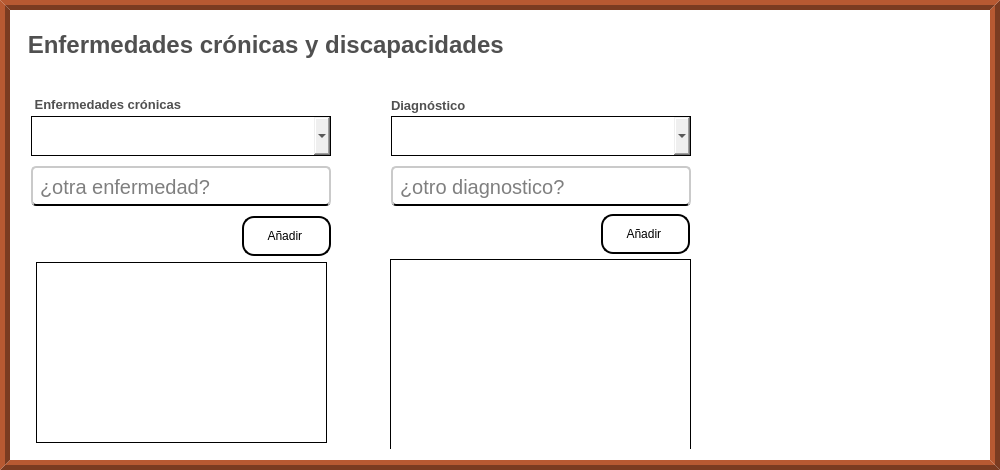
              <widget class="QFrame" name="info_medica">
               <property name="sizePolicy">
                <sizepolicy hsizetype="Preferred" vsizetype="Preferred">
                 <horstretch>0</horstretch>
                 <verstretch>0</verstretch>
                </sizepolicy>
               </property>
               <property name="minimumSize">
                <size>
                 <width>1000</width>
                 <height>470</height>
                </size>
               </property>
               <property name="styleSheet">
                <string notr="true">QFrame{
	background-color: rgb(255, 255, 255);
	border:10px ridge rgb(122, 59, 33);
}</string>
               </property>
               <property name="frameShape">
                <enum>QFrame::NoFrame</enum>
               </property>
               <property name="frameShadow">
                <enum>QFrame::Raised</enum>
               </property>
               <layout class="QVBoxLayout" name="verticalLayout_10">
                <property name="topMargin">
                 <number>20</number>
                </property>
                <item alignment="Qt::AlignLeft">
                 <widget class="QLabel" name="label_titulo_info_medica">
                  <property name="maximumSize">
                   <size>
                    <width>16777215</width>
                    <height>30</height>
                   </size>
                  </property>
                  <property name="font">
                   <font>
                    <family>Arial</family>
                    <pointsize>18</pointsize>
                    <weight>75</weight>
                    <bold>true</bold>
                   </font>
                  </property>
                  <property name="styleSheet">
                   <string notr="true">QLabel{
	
	
	color: rgb(80, 80, 80);
	border:none;
	border-color: #ffffff;


}
</string>
                  </property>
                  <property name="text">
                   <string> Enfermedades crónicas y discapacidades</string>
                  </property>
                  <property name="scaledContents">
                   <bool>false</bool>
                  </property>
                  <property name="alignment">
                   <set>Qt::AlignCenter</set>
                  </property>
                  <property name="wordWrap">
                   <bool>false</bool>
                  </property>
                 </widget>
                </item>
                <item>
                 <widget class="QFrame" name="preguntas_info_medica">
                  <property name="styleSheet">
                   <string notr="true">border-radius:0px;
/*border:1px solid;*/
border:none;</string>
                  </property>
                  <property name="frameShape">
                   <enum>QFrame::StyledPanel</enum>
                  </property>
                  <property name="frameShadow">
                   <enum>QFrame::Raised</enum>
                  </property>
                  <widget class="QLabel" name="label_diagnostico">
                   <property name="geometry">
                    <rect>
                     <x>370</x>
                     <y>31</y>
                     <width>74</width>
                     <height>16</height>
                    </rect>
                   </property>
                   <property name="maximumSize">
                    <size>
                     <width>16777215</width>
                     <height>20</height>
                    </size>
                   </property>
                   <property name="font">
                    <font>
                     <family>Arial</family>
                     <pointsize>10</pointsize>
                     <weight>75</weight>
                     <bold>true</bold>
                    </font>
                   </property>
                   <property name="styleSheet">
                    <string notr="true">QLabel{
	
	color: rgb(80, 80, 80);

	border-color: #ffffff;


}
</string>
                   </property>
                   <property name="text">
                    <string>Diagnóstico</string>
                   </property>
                   <property name="scaledContents">
                    <bool>false</bool>
                   </property>
                  </widget>
                  <widget class="QComboBox" name="boton_enfermedades">
                   <property name="geometry">
                    <rect>
                     <x>10</x>
                     <y>50</y>
                     <width>300</width>
                     <height>40</height>
                    </rect>
                   </property>
                   <property name="sizePolicy">
                    <sizepolicy hsizetype="Fixed" vsizetype="Fixed">
                     <horstretch>0</horstretch>
                     <verstretch>0</verstretch>
                    </sizepolicy>
                   </property>
                   <property name="minimumSize">
                    <size>
                     <width>300</width>
                     <height>40</height>
                    </size>
                   </property>
                   <property name="styleSheet">
                    <string notr="true">QComboBox{

	font: 75 10pt &quot;Arial&quot;;
	padding-left:15px;
	border:1px solid #000000 ;
}

QComboBox:focus {
    border: 2px solid #0078d7;   /* Borde azul cuando está en foco */
    background-color: #e0f7ff;   /* Fondo azul claro */
}

QComboBox:focus {
    border: 2px solid #0078d7;   /* Borde azul cuando está en foco */
    background-color: #e0f7ff;   /* Fondo azul claro */
}




QComboBox QAbstractItemView {
    border: 1px solid #ccc;
    background-color: white;
    color: #333;
    padding: 5px;  /* Margen interno de la lista */
    spacing: 10px; /* Espaciado entre los elementos (algunas versiones de Qt lo admiten) */
}

QComboBox QAbstractItemView::item {
    padding: 8px; /* Espaciado interno de cada elemento */
    margin: 4px; /* Separación entre los elementos */
}

QComboBox QAbstractItemView::item:hover {
    background-color: #c5c1c1;
    color: white;
}</string>
                   </property>
                   <property name="editable">
                    <bool>false</bool>
                   </property>
                   <property name="currentText">
                    <string/>
                   </property>
                   <property name="currentIndex">
                    <number>-1</number>
                   </property>
                   <property name="insertPolicy">
                    <enum>QComboBox::NoInsert</enum>
                   </property>
                   <property name="iconSize">
                    <size>
                     <width>40</width>
                     <height>40</height>
                    </size>
                   </property>
                   <property name="placeholderText">
                    <string/>
                   </property>
                  </widget>
                  <widget class="QComboBox" name="boton_diagnostico">
                   <property name="geometry">
                    <rect>
                     <x>370</x>
                     <y>50</y>
                     <width>300</width>
                     <height>40</height>
                    </rect>
                   </property>
                   <property name="sizePolicy">
                    <sizepolicy hsizetype="Fixed" vsizetype="Fixed">
                     <horstretch>0</horstretch>
                     <verstretch>0</verstretch>
                    </sizepolicy>
                   </property>
                   <property name="minimumSize">
                    <size>
                     <width>300</width>
                     <height>40</height>
                    </size>
                   </property>
                   <property name="styleSheet">
                    <string notr="true">QComboBox{

	font: 75 10pt &quot;Arial&quot;;
	padding-left:15px;
	border:1px solid #000000 ;
}

QComboBox:focus {
    border: 2px solid #0078d7;   /* Borde azul cuando está en foco */
    background-color: #e0f7ff;   /* Fondo azul claro */
}

QComboBox:focus {
    border: 2px solid #0078d7;   /* Borde azul cuando está en foco */
    background-color: #e0f7ff;   /* Fondo azul claro */
}




QComboBox QAbstractItemView {
    border: 1px solid #ccc;
    background-color: white;
    color: #333;
    padding: 5px;  /* Margen interno de la lista */
    spacing: 10px; /* Espaciado entre los elementos (algunas versiones de Qt lo admiten) */
}

QComboBox QAbstractItemView::item {
    padding: 8px; /* Espaciado interno de cada elemento */
    margin: 4px; /* Separación entre los elementos */
}

QComboBox QAbstractItemView::item:hover {
    background-color: #c5c1c1;
    color: white;
}</string>
                   </property>
                   <property name="editable">
                    <bool>false</bool>
                   </property>
                   <property name="currentText">
                    <string/>
                   </property>
                   <property name="currentIndex">
                    <number>-1</number>
                   </property>
                   <property name="insertPolicy">
                    <enum>QComboBox::NoInsert</enum>
                   </property>
                   <property name="iconSize">
                    <size>
                     <width>40</width>
                     <height>40</height>
                    </size>
                   </property>
                   <property name="placeholderText">
                    <string/>
                   </property>
                  </widget>
                  <widget class="QLineEdit" name="input_otra_enfermedad">
                   <property name="geometry">
                    <rect>
                     <x>10</x>
                     <y>100</y>
                     <width>300</width>
                     <height>40</height>
                    </rect>
                   </property>
                   <property name="sizePolicy">
                    <sizepolicy hsizetype="Fixed" vsizetype="Fixed">
                     <horstretch>0</horstretch>
                     <verstretch>0</verstretch>
                    </sizepolicy>
                   </property>
                   <property name="minimumSize">
                    <size>
                     <width>300</width>
                     <height>40</height>
                    </size>
                   </property>
                   <property name="font">
                    <font>
                     <family>Arial</family>
                     <pointsize>15</pointsize>
                     <weight>50</weight>
                     <italic>false</italic>
                     <bold>false</bold>
                    </font>
                   </property>
                   <property name="styleSheet">
                    <string notr="true">QLineEdit{
	font: 15pt &quot;Arial&quot;;
	
	background-color: rgb(255, 255, 255);
	border-radius:5px;
	padding-left: 5px;
 padding-right:5px;
	padding-top:1px;
	border-bottom:2px solid black  ;
	border-top: 2px solid rgb(202, 202, 202);
	border-left: 2px solid rgb(202, 202, 202);
	border-right: 2px solid rgb(202, 202, 202);

}

QLineEdit:focus{

	border: 2px solid rgb(17, 192, 255)



}
</string>
                   </property>
                   <property name="text">
                    <string/>
                   </property>
                   <property name="placeholderText">
                    <string>¿otra enfermedad?</string>
                   </property>
                  </widget>
                  <widget class="QLineEdit" name="input_otro_diagnostico">
                   <property name="geometry">
                    <rect>
                     <x>370</x>
                     <y>100</y>
                     <width>300</width>
                     <height>40</height>
                    </rect>
                   </property>
                   <property name="sizePolicy">
                    <sizepolicy hsizetype="Fixed" vsizetype="Fixed">
                     <horstretch>0</horstretch>
                     <verstretch>0</verstretch>
                    </sizepolicy>
                   </property>
                   <property name="minimumSize">
                    <size>
                     <width>300</width>
                     <height>40</height>
                    </size>
                   </property>
                   <property name="font">
                    <font>
                     <family>Arial</family>
                     <pointsize>15</pointsize>
                     <weight>50</weight>
                     <italic>false</italic>
                     <bold>false</bold>
                    </font>
                   </property>
                   <property name="styleSheet">
                    <string notr="true">QLineEdit{
	font: 15pt &quot;Arial&quot;;
	background-color: rgb(255, 255, 255);
	border-radius:5px;
	padding-left: 5px;
 padding-right:5px;
	padding-top:1px;
	border-bottom:2px solid black  ;
	border-top: 2px solid rgb(202, 202, 202);
	border-left: 2px solid rgb(202, 202, 202);
	border-right: 2px solid rgb(202, 202, 202);

}

QLineEdit:focus{

	border: 2px solid rgb(17, 192, 255)



}
</string>
                   </property>
                   <property name="placeholderText">
                    <string>¿otro diagnostico?</string>
                   </property>
                  </widget>
                  <widget class="QPushButton" name="boton_anadir_diagnostico">
                   <property name="geometry">
                    <rect>
                     <x>580</x>
                     <y>148</y>
                     <width>89</width>
                     <height>40</height>
                    </rect>
                   </property>
                   <property name="sizePolicy">
                    <sizepolicy hsizetype="Fixed" vsizetype="Fixed">
                     <horstretch>0</horstretch>
                     <verstretch>0</verstretch>
                    </sizepolicy>
                   </property>
                   <property name="minimumSize">
                    <size>
                     <width>0</width>
                     <height>40</height>
                    </size>
                   </property>
                   <property name="cursor">
                    <cursorShape>PointingHandCursor</cursorShape>
                   </property>
                   <property name="styleSheet">
                    <string notr="true">QPushButton{

	
	font: 75 10pt &quot;Arial&quot;;
	border-color:rgb(0, 0, 0);
	border:2px solid;
	border-radius:12px;

}

QPushButton:hover{

	
	background-color: rgb(184, 184, 184);

}</string>
                   </property>
                   <property name="text">
                    <string>Añadir </string>
                   </property>
                   <property name="icon">
                    <iconset>
                     <normaloff>../recursos_de_imagenes/iconos_de_interfaz/circulo_mas.png</normaloff>../recursos_de_imagenes/iconos_de_interfaz/circulo_mas.png</iconset>
                   </property>
                   <property name="iconSize">
                    <size>
                     <width>40</width>
                     <height>20</height>
                    </size>
                   </property>
                  </widget>
                  <widget class="QLabel" name="label_enfermedades">
                   <property name="geometry">
                    <rect>
                     <x>10</x>
                     <y>30</y>
                     <width>156</width>
                     <height>16</height>
                    </rect>
                   </property>
                   <property name="maximumSize">
                    <size>
                     <width>16777215</width>
                     <height>20</height>
                    </size>
                   </property>
                   <property name="font">
                    <font>
                     <family>Arial</family>
                     <pointsize>10</pointsize>
                     <weight>75</weight>
                     <bold>true</bold>
                    </font>
                   </property>
                   <property name="styleSheet">
                    <string notr="true">QLabel{
	
	color: rgb(80, 80, 80);
	border-color: #ffffff;


}
</string>
                   </property>
                   <property name="text">
                    <string> Enfermedades crónicas </string>
                   </property>
                   <property name="scaledContents">
                    <bool>false</bool>
                   </property>
                  </widget>
                  <widget class="QPushButton" name="boton_anadir_enfermedad">
                   <property name="geometry">
                    <rect>
                     <x>221</x>
                     <y>150</y>
                     <width>89</width>
                     <height>40</height>
                    </rect>
                   </property>
                   <property name="sizePolicy">
                    <sizepolicy hsizetype="Fixed" vsizetype="Fixed">
                     <horstretch>0</horstretch>
                     <verstretch>0</verstretch>
                    </sizepolicy>
                   </property>
                   <property name="minimumSize">
                    <size>
                     <width>0</width>
                     <height>40</height>
                    </size>
                   </property>
                   <property name="cursor">
                    <cursorShape>PointingHandCursor</cursorShape>
                   </property>
                   <property name="styleSheet">
                    <string notr="true">QPushButton{

	
	font: 75 10pt &quot;Arial&quot;;
	border-color:rgb(0, 0, 0);
	border:2px solid;
	border-radius:12px;

}

QPushButton:hover{

	
	background-color: rgb(184, 184, 184);

}</string>
                   </property>
                   <property name="text">
                    <string>Añadir </string>
                   </property>
                   <property name="icon">
                    <iconset>
                     <normaloff>../recursos_de_imagenes/iconos_de_interfaz/circulo_mas.png</normaloff>../recursos_de_imagenes/iconos_de_interfaz/circulo_mas.png</iconset>
                   </property>
                   <property name="iconSize">
                    <size>
                     <width>40</width>
                     <height>20</height>
                    </size>
                   </property>
                  </widget>
                  <widget class="QListWidget" name="ver_lista_enfermedades">
                   <property name="geometry">
                    <rect>
                     <x>15</x>
                     <y>196</y>
                     <width>291</width>
                     <height>181</height>
                    </rect>
                   </property>
                   <property name="styleSheet">
                    <string notr="true">QListWidget{

	border:1px solid black;

}</string>
                   </property>
                  </widget>
                  <widget class="QListWidget" name="ver_lista_diagnostico">
                   <property name="geometry">
                    <rect>
                     <x>369</x>
                     <y>193</y>
                     <width>301</width>
                     <height>192</height>
                    </rect>
                   </property>
                   <property name="styleSheet">
                    <string notr="true">QListWidget{

	border:1px solid black;

}</string>
                   </property>
                  </widget>
                 </widget>
                </item>
               </layout>
              </widget>
